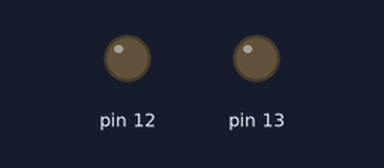
This sketch was run on a simulated Arduino Uno, built with avr-gcc and run on an emulated ATmega328P. On the bench: output pins drawn as LEDs (lit = HIGH).

Above: at 0.1 s.
At 1.1 s:
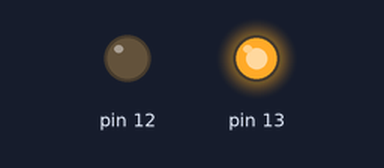
At 1.6 s:
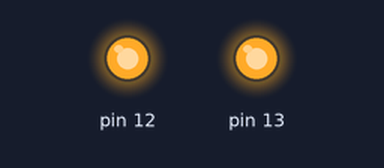
At 11.4 s:
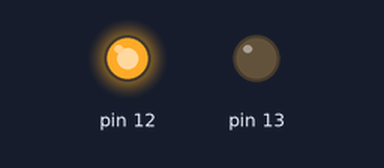
Timing chart, 0 to 17.4 s (numbered marks = the images above):
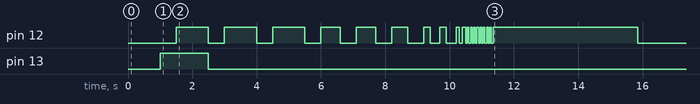

The sketch:

sketch_bomb.ino
```cpp
// hacktime test online test 2 test 3 cool right

void setup() {
  // put your setup code here, to run once:
pinMode(12,OUTPUT);
pinMode(13,OUTPUT);
delay(1000);
digitalWrite(13,HIGH);
delay(500);
digitalWrite(12,HIGH);
delay(1000);
digitalWrite(12,LOW);
digitalWrite(13,LOW);
delay(500);
digitalWrite(12,HIGH);
delay(1000);
digitalWrite(12,LOW);
delay(500);
digitalWrite(12,HIGH);
delay(1000);
digitalWrite(12,LOW);
delay(500);
digitalWrite(12,HIGH);
delay(600);
digitalWrite(12,LOW);
delay(500);
digitalWrite(12,HIGH);
delay(600);
digitalWrite(12,LOW);
delay(500);
digitalWrite(12,HIGH);
delay(500);
digitalWrite(12,LOW);
delay(500);
digitalWrite(12,HIGH);
delay(200);
digitalWrite(12,LOW);
delay(300);
digitalWrite(12,HIGH);
delay(200);
digitalWrite(12,LOW);
delay(300);
digitalWrite(12,HIGH);
delay(100);
digitalWrite(12,LOW);
delay(100);
digitalWrite(12,HIGH);
delay(100);
digitalWrite(12,LOW);
delay(50);
digitalWrite(12,HIGH);
delay(50);
digitalWrite(12,LOW);
delay(50);
digitalWrite(12,HIGH);
delay(50);
digitalWrite(12,LOW);
delay(50);
digitalWrite(12,HIGH);
delay(50);
digitalWrite(12,LOW);
delay(50);
digitalWrite(12,HIGH);
delay(50);
digitalWrite(12,LOW);
delay(50);
digitalWrite(12,HIGH);
delay(50);
digitalWrite(12,LOW);
delay(50);
digitalWrite(12,HIGH);
delay(50);
digitalWrite(12,LOW);
delay(50);
digitalWrite(12,HIGH);
delay(50);
digitalWrite(12,LOW);
delay(50);
digitalWrite(12,HIGH);
delay(50);
digitalWrite(12,LOW);
delay(50);
digitalWrite(12,HIGH);
delay(4500);
digitalWrite(12,LOW);
delay(1000);
// testar hacktime now live
// to use build the circuit paste in code and than choose the correct pin and most importatnt have fun!

}

void loop() {
  // put your main code here, to run repeatedly:


}
```
